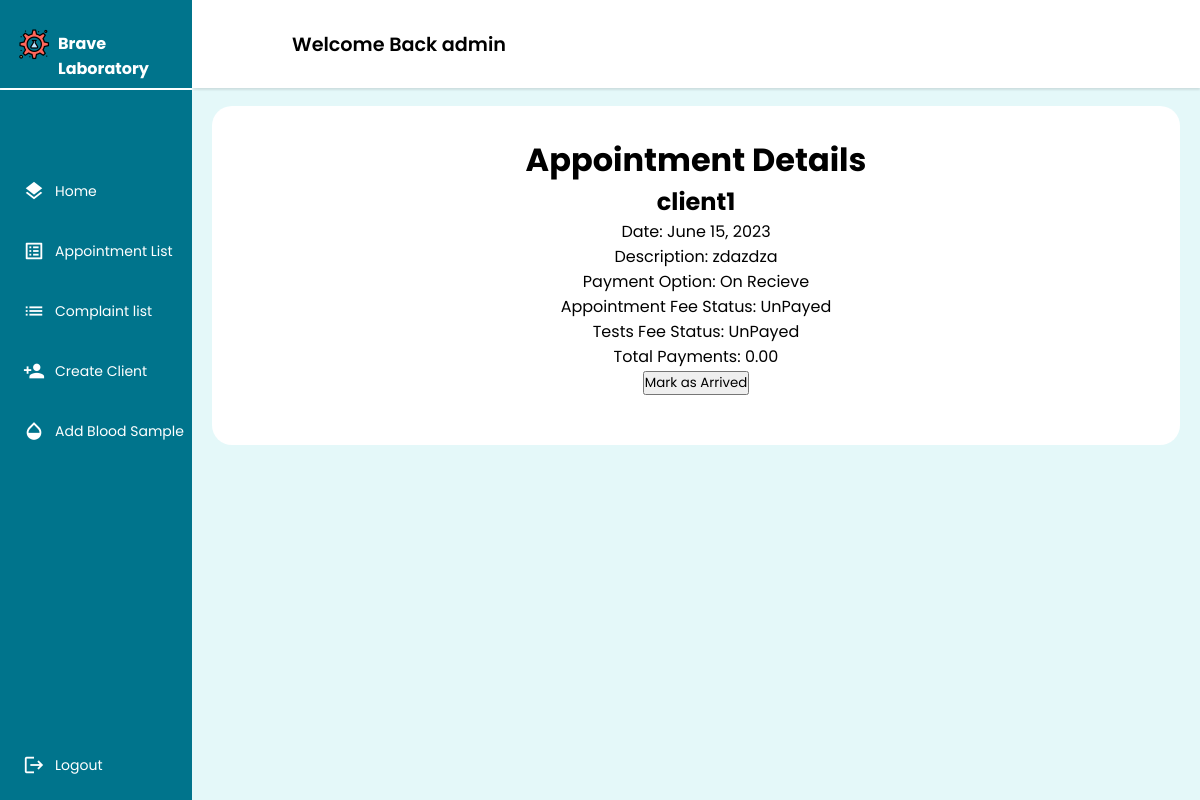
Page /receptionist/appointment/detail/27/ (signed in) on the earlier database version.
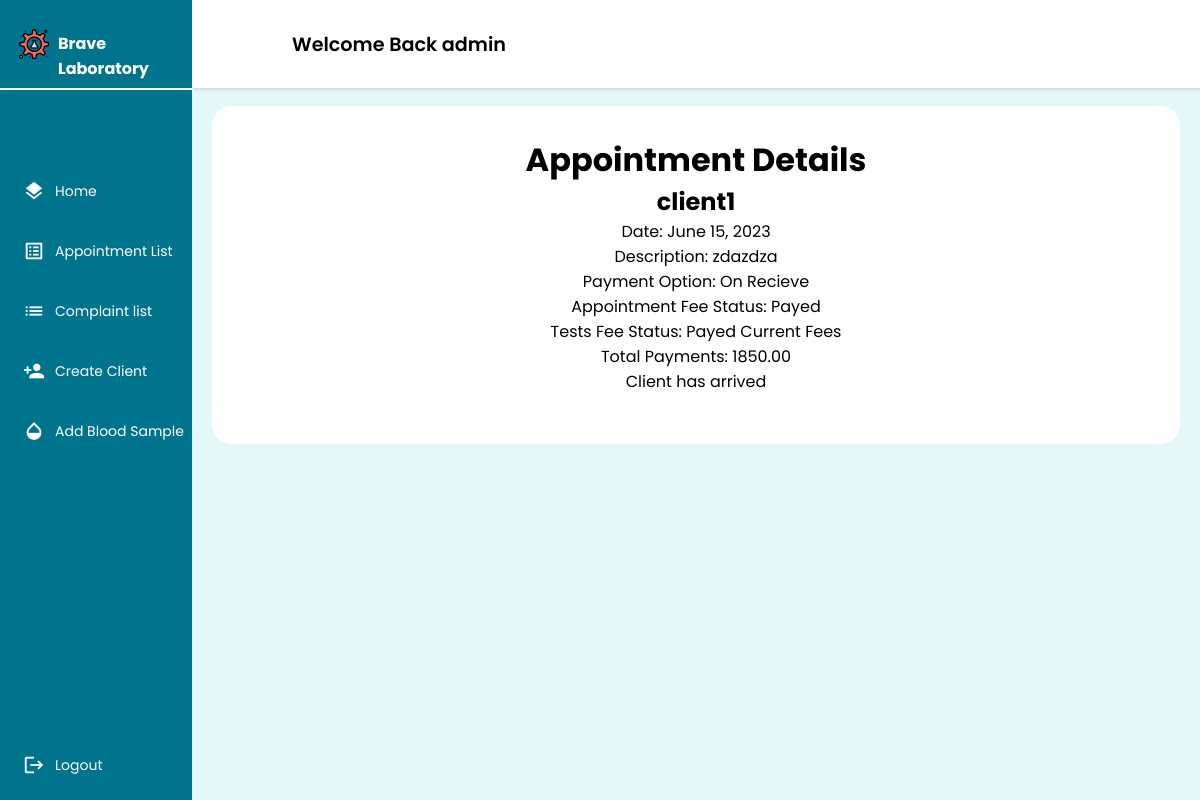
Same page on the later database version.
### main_home/models.py (models this page shows, shortened)
class Appointment(models.Model):
    PRE_PAY = 'PP'
    ON_RECEIVE = 'OR'
    PAYMENT_CHOICES = [
        (PRE_PAY, 'Pre-Pay'),
        (ON_RECEIVE, 'On-Receive'),
    ]
    UPCOMING = 'Upcoming'
    TOMORROW = 'Tommorow'
    TODAY = 'Today'
    OVERDUE = 'Overdue'
    STATUS_CHOICES = [
        (UPCOMING, 'Upcoming'),
        (TOMORROW, 'Tommorow'),
        (TODAY, 'Today'),
        (OVERDUE, 'Overdue'),
    ]
    client = models.ForeignKey(Client, on_delete=models.CASCADE)
    tests_requested = models.ManyToManyField(TestOffered)
    date = models.DateField(validators=[validate_date_not_past])
    description = models.CharField(max_length=1000,blank=True)
    document = models.ImageField(null=True,blank=True,upload_to='medical_documents')
    total_price = models.DecimalField(max_digits=10, decimal_places=2)
    payment_option = models.CharField(max_length=2, choices=PAYMENT_CHOICES,default="OR")
    payment_status = models.BooleanField(default=False)
    arrived = models.BooleanField(default=False)
    cancelled = models.BooleanField(default=False)
    performed = models.BooleanField(default=False)
    class Meta:
        db_table = 'appointment'

class Payment(models.Model):
    appointment = models.OneToOneField(Appointment, on_delete=models.CASCADE)
    appointment_fee = models.DecimalField(max_digits=10, decimal_places=2,default=200.00)
    tests_fee = models.DecimalField(max_digits=10, decimal_places=2, default=0.00)
    nurse_tests_fee = models.DecimalField(max_digits=10, decimal_places=2, default=0.00)
    payed_appointment_fee = models.BooleanField(default=False)
    payed_tests_fee = models.BooleanField(default=False)
    payed_nurse_tests_fee = models.BooleanField(default=False)
    total_amount_payed = models.DecimalField(max_digits=10, decimal_places=2,default=0.00)

### client/models.py (models this page shows, shortened)
class Client(models.Model):
    GENDERS =[
        ('M','Male'),
        ('F','Female')
    ]
    user = models.OneToOneField(User, primary_key = True, on_delete=models.CASCADE)
    phone_number = models.CharField(max_length=10,validators=[phone_regex])
    gender = models.CharField(max_length = 1 ,choices = GENDERS)
    address = models.CharField(max_length=50)
    policy = models.BooleanField(default = False)
    profile_pic = models.ImageField(default="default.png", upload_to="profile_pics")
    date_of_birth = models.DateField(default='2003-03-08')
    tests_made = models.PositiveIntegerField(default=0)
    class Meta():
        db_table = 'auth_client'
    def __str__(self):
        return f'{self.user.username}'

### receptionist/views.py (the view)
# urls.py: path("appointment/detail/<int:appointment_id>",views.appointment_detail,name="client_appointment_detail"),
@login_required
@permission_required('receptionist.view_receptionist', raise_exception=True)
def appointment_detail(request,appointment_id):
    appointment = get_object_or_404(Appointment, id=appointment_id)
    context = {
        'appointment': appointment
    }
    return render(request,'receptionist/appointment/appointment_detail.html',context)

### receptionist/templates/receptionist/appointment/appointment_detail.html (shortened to what this page needs)
{% extends 'receptionist/receptionist.html' %}
{% load static %}
{% block main %}
<div class="Container">
    <h1>Appointment Details</h1>
    <h2>{{ appointment.client }}</h2>
    <p>Date: {{ appointment.date }}</p>
    <p>Description: {{ appointment.description }}</p>
    <p>Payment Option:
        {% if appointment.payment_option == "PP" %}
        Pre-Pay
        {% elif appointment.payment_option == "OR" %}
        On Recieve
        {% endif %}
    </p>
    <p>Appointment Fee Status:
        {% if appointment.arrived %}
            Payed
            {% else %}
            UnPayed
            {% endif %}
        </p>
    <p>Tests Fee Status:
        {% if appointment.payment_status %}
        Payed Current Fees
        {% else %}
        UnPayed
        {% endif %}
    </p>
    <p>Total Payments: {{ appointment.payment.total_amount_payed }}</p>
    {% if not appointment.arrived %}
        <form action="{% url 'appointment_confirm' appointment.id %}" method="post">
            <button type="submit">Mark as Arrived</button>
        </form>
    {% else %}
        <p>Client has arrived</p>
    {% endif %}
</div>
{% endblock main %}

Differences in the rows shown:
changed Appointment "zdazdza": payment.total_amount_payed "0.00" → "1850.00"; arrived False → True (drawn)
Other differences:
text no longer shown: "UnPayed UnPayed Mark as Arrived"
text now shown: "Payed Payed Current Fees Client has arrived"
